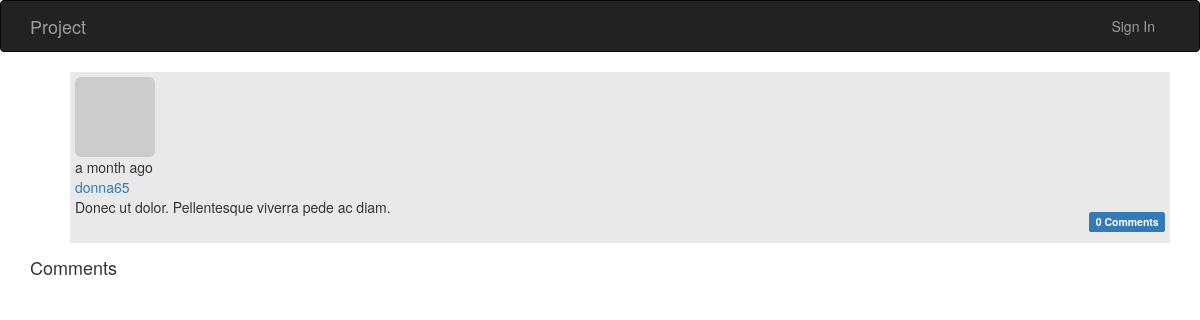
Page /post/83 on the earlier database version.
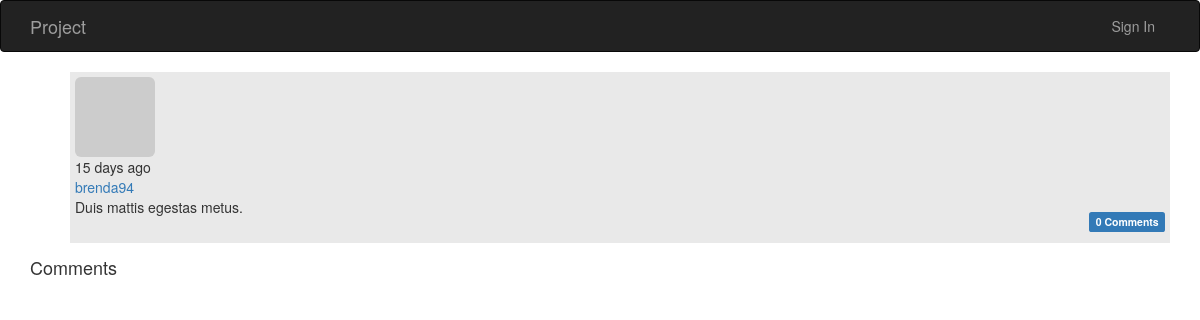
Same page on the later database version.
### app/models.py (models this page shows, shortened)
class Post(db.Model):
    __tablename__ = 'posts'
    id = db.Column(db.Integer, primary_key=True)
    body = db.Column(db.Text)
    body_html = db.Column(db.Text)
    timestamp = db.Column(db.DateTime, index=True, default=datetime.utcnow)
    author_id = db.Column(db.Integer, db.ForeignKey('users.id'))
    comments = db.relationship('Comment', backref='post', lazy='dynamic')
    taxonomy_id = db.Column(db.Integer, db.ForeignKey('taxonomy.id'))

class User(UserMixin, db.Model):
    __tablename__ = 'users'
    id = db.Column(db.Integer, primary_key=True)
    email = db.Column(db.String(64), unique=True, index=True)
    username = db.Column(db.String(64), unique=True, index=True)
    role_id = db.Column(db.Integer, db.ForeignKey('roles.id'))
    password_hash = db.Column(db.String(128))
    confirmed = db.Column(db.Boolean, default=False)
    name = db.Column(db.String(64))
    location = db.Column(db.String(64))
    about_me = db.Column(db.Text())
    member_since = db.Column(db.DateTime(), default=datetime.utcnow)
    last_seen = db.Column(db.DateTime(), default=datetime.utcnow)
    avatar_hash = db.Column(db.String(32))
    posts = db.relationship('Post', backref='author', lazy='dynamic')
    taxonomy = db.relationship('Taxonomy', backref='author', lazy='dynamic')
    followed = db.relationship('Follow',
                               foreign_keys=[Follow.follower_id],
                               backref=db.backref('follower', lazy='joined'),
                               lazy='dynamic',
                               cascade='all, delete-orphan')
    followers = db.relationship('Follow',
                                foreign_keys=[Follow.followed_id],
                                backref=db.backref('followed', lazy='joined'),
                                lazy='dynamic',
                                cascade='all, delete-orphan')
    comments = db.relationship('Comment', backref='author', lazy='dynamic')
    @property
    def password(self):
        raise AttributeError('password is not a readable attribute')
    def gravatar(self, size=100, default='identicon', rating='g'):
        if request.is_secure:
            url = 'https://secure.gravatar.com/avatar'
        else:
            url = 'http://www.gravatar.com/avatar'
        hash = self.avatar_hash or hashlib.md5(
            self.email.encode('utf-8')).hexdigest()
        return '{url}/{hash}?s={size}&d={default}&r={rating}'.format(
            url=url, hash=hash, size=size, default=default, rating=rating)

### app/main/views.py (the view)
@main.route('/post/<int:id>', methods=['GET', 'POST'])
def post(id):
	post = Post.query.get_or_404(id)
	if request.method == 'POST':
		comment = Comment(body=request.form['body'], post=post, author=current_user._get_current_object())
		return redirect(url_for('.post', id=post.id, page=-1))
	page = request.args.get('page', 1, type=int)
	if page == -1:
		page = (post.comments.count() - 1) / \
			current_app.config['FLASKY_COMMENTS_PER_PAGE'] + 1
	pagination = post.comments.order_by(Comment.timestamp.asc()).paginate(
		page, per_page=current_app.config['FLASKY_COMMENTS_PER_PAGE'],
		error_out=False)
	comments = pagination.items
	return render_template('posts/post.html', posts=[post], id = id, comments=comments, pagination=pagination)

### app/auth/views.py (called while the page is built)
@auth.before_app_request
def before_request():
    if current_user.is_authenticated:
        current_user.ping()
        if not current_user.confirmed \
                and request.endpoint \
                and request.endpoint[:5] != 'auth.' \
                and request.endpoint != 'static':
            return redirect(url_for('auth.unconfirmed'))

### app/main/__init__.py (called while the page is built)
@main.app_context_processor
def inject_permissions():
    return dict(Permission=Permission)

### app/models.py (called while the page is built)
    def can(self, permissions):
        return False

    def is_administrator(self):
        return False

### app/templates/posts/post.html (shortened to what this page needs)
{% extends "base.html" %}
{% import "_macros.html" as macros %}
{% block content %}
    <div class="container">
	{% include 'posts/_posts.html' %}
	<h4 id="comments">Comments</h4>
    </div>
{% endblock %}

### app/templates/base.html (shortened to what this page needs)
<html>
<head>
	<link href="{{ url_for('static', filename='bootstrap/css/bootstrap.min.css') }}" rel="stylesheet">
	<link href="{{ url_for('static', filename='style.css') }}" rel="stylesheet">
</head>
<body>
{% block navbar %}
	<div class="navbar navbar-inverse" role="navigation">
		<div class="container">
			<div class="navbar-header">
				<a class="navbar-brand" href="/">Project</a>
			</div>
			<div class="navbar-collapse collapse">
				<ul class="nav navbar-nav navbar-right">
					{% if current_user.is_authenticated %}
						<li class="dropdown">
						    <a href="#" class="dropdown-toggle" data-toggle="dropdown">
						        Account <b class="caret"></b>
						    </a>
						    <ul class="dropdown-menu">
						        <li><a href="{{ url_for('auth.logout') }}">Log Out</a></li>
						    </ul>
						</li>
					{% else %}
						<li><a href="{{ url_for('auth.login') }}">Sign In</a></li>
					{% endif %}
				</ul>
			</div>
		</div>
	</div>
{% endblock %}
{% block content %}{% endblock %}
</body>
</html>

### app/templates/posts/_posts.html (shortened to what this page needs)
<ul class="posts">
	{% for post in posts %}
		<li class="post">
			<div class="profile-thumbnail">
				<a href="{{ url_for('.user', username=post.author.username) }}">
					<img class="img-rounded profile-thumbnail" src="{{ post.author.gravatar(size=40) }}">
				</a>
			</div>
			<div class="post-date">{{ moment(post.timestamp).fromNow() }}</div>
			<div class="post-author">
				<a href="{{ url_for('.user', username=post.author.username) }}">
					{{ post.author.username }}
				</a>
			</div>
			<div class="post-body">{{ post.body }}</div>
			<div class="post-footer">
				<a href="{{ url_for('.post', id=post.id) }}#comments">
					<span class="label label-primary">
					{{ post.comments.count() }} Comments
					</span>
				</a>
			</div>
		</li>
	{% endfor %}
</ul>

### app/static/style.css (style rules this page uses)
ul.posts li { list-style: none; padding: 5px; background-color: #e9e9e9; margin-bottom: 15px; }
.post-footer { text-align: right; padding-bottom: 10px; }
.post-footer a { text-decoration: none; }

Differences in the rows shown:
removed Post: timestamp "a month ago", author.username "donna65", body "Donec ut dolor. Pellentesque viverra pede ac diam.", comments.count "0"
added Post: timestamp "15 days ago", author.username "brenda94", body "Duis mattis egestas metus.", comments.count "0"
